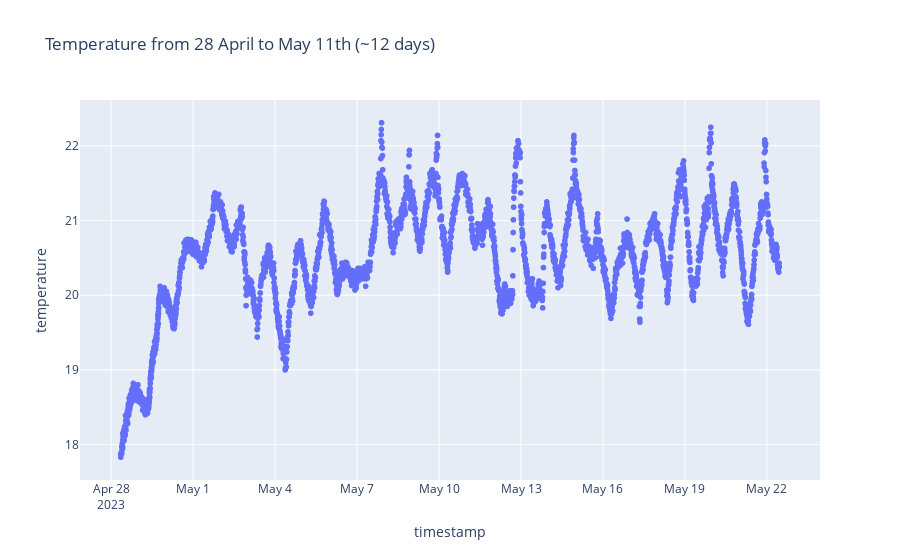

Source (notebook cell):
### Code cell
px.scatter(df_temp, x='timestamp', y='temperature', title='Temperature from 28 April to May 11th (~12 days)')

### Figure 1 — Plotly figure (JSON) as saved in the notebook; plotly's stock layout.template omitted (floating-point values rounded to 4 significant figures; data arrays with more than 128 entries replaced by an {"elided": "..."} marker saying what was removed)
{"data": [{"hovertemplate": "timestamp=%{x}<br>temperature=%{y}<extra></extra>", "legendgroup": "", "marker": {"color": "#636efa", "symbol": "circle"}, "mode": "markers", "name": "", "showlegend": false, "type": "scattergl", "x": {"elided": "3758 str values"}, "xaxis": "x", "y": {"elided": "3758 float values"}, "yaxis": "y"}], "layout": {"legend": {"tracegroupgap": 0}, "title": {"text": "Temperature from 28 April to May 11th (~12 days)"}, "xaxis": {"anchor": "y", "domain": [0, 1], "title": {"text": "timestamp"}}, "yaxis": {"anchor": "x", "domain": [0, 1], "title": {"text": "temperature"}}}}
